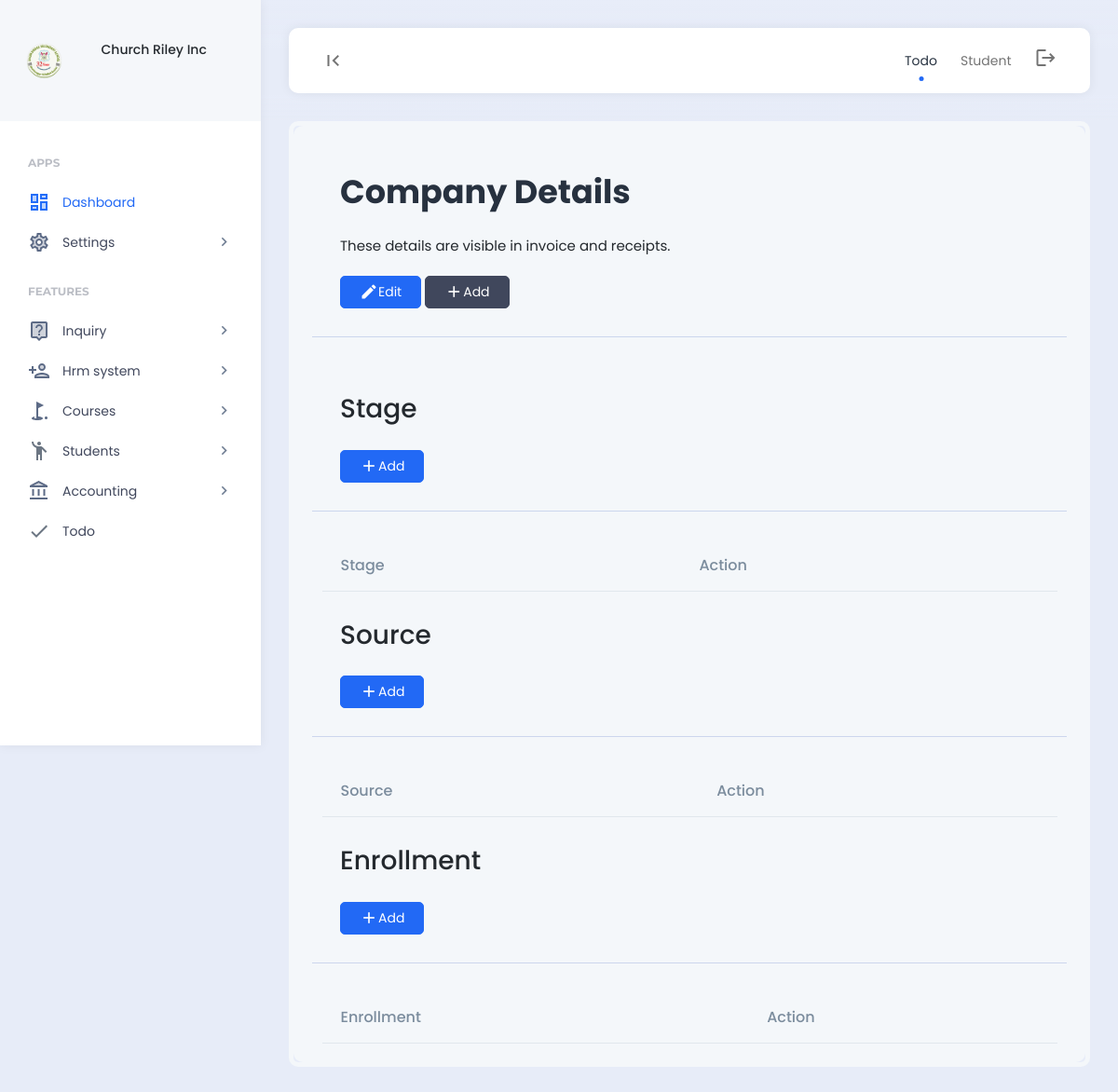
The page /student_setup/ (signed in) on the database as committed earlier.
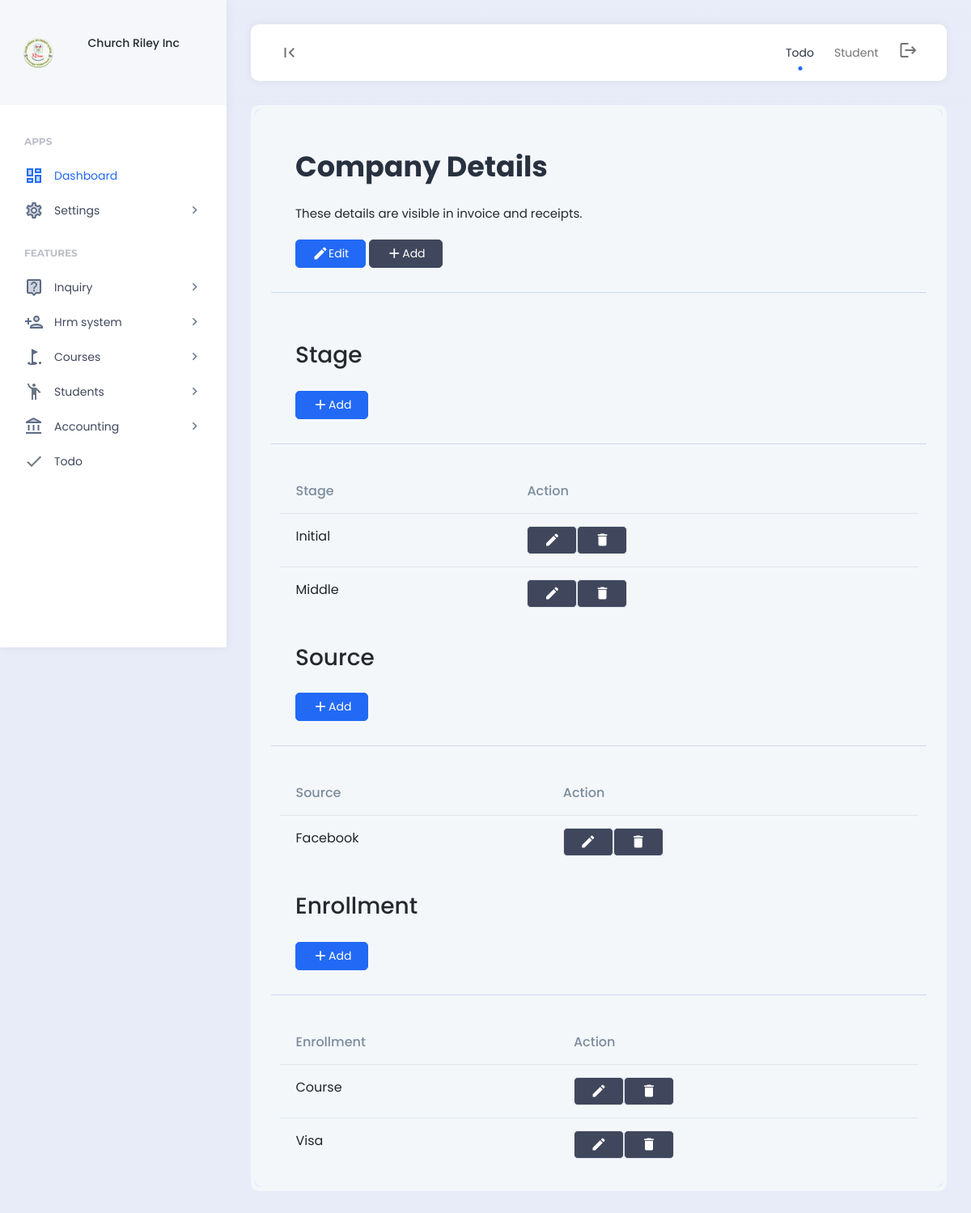
The same page on the database as committed later.
### student/models.py (models this page shows, shortened)
class StudentStage(models.Model):
    stage = models.CharField(max_length=200)
    class Meta:
        verbose_name_plural = "02.  Stage"

class StudentSource(models.Model):
    source = models.CharField(max_length=200)
    class Meta:
        verbose_name_plural = "03.  Sources"

class EnrollmentType(models.Model):
    enrollment_type = models.CharField(max_length=100)
    class Meta:
        verbose_name_plural = "01. Enrollment Type"

### student/views.py (the view)
# urls.py: path("student_setup/", views.student_setup, name="student_setup"),
def student_setup(request):
    if 'read_student' in custom_data_views(request):
        student_stage = StudentStage.objects.all()
        student_source = StudentSource.objects.all()
        enrollment_type = EnrollmentType.objects.all()
        context = {
            'student_source':student_source,
            'student_stage':student_stage,
            'enrollment_type':enrollment_type,
        }
        return render (request,'Student/student_setup.html',context)
    else:
        messages.info(request, "Unauthorized access.")
        return redirect('home')

### templates/student/student_setup.html (shortened to what the changed rows need)
{% include 'header.html' %}
<link rel="stylesheet" href="https://cdnjs.cloudflare.com/ajax/libs/bootstrap-datepicker/1.9.0/css/bootstrap-datepicker.min.css">
<div class="app-content">
    <div class="content-wrapper">
        <div class="example-container">
            <div class="example-content bg-light">
                <div class="page-description d-flex align-items-center">
                    <div class="page-description-content flex-grow-1">
                        <h1>Company Details</h1>
                    </div>
                </div>
               <div class="container mt-4">
                    <div class="row">
                        <div class="page-description d-flex align-items-center">
                            <div class="page-description-content flex-grow-1">
                                <h2>Stage</h2>
                            </div>
                        </div>
                        <div class="flex">
                            <div class="table-responsive">
                                <table class="table mb-0">
                                    <thead>
                                        <tr>
                                            <th>Stage</th>
                                            <th>Action</th>
                                        </tr>
                                    </thead>
                                    <tbody>
										{% for student_stage in student_stage %}
                                        <tr>
                                            <td>{{student_stage.stage}}</td>
                                            <td>
                                                <div class="d-flex align-items-center">
                                                    <div class="d-flex">
                                                        {% if 'manage_student' in permissions %}
                                                        <a href="{% url 'edit_stage' id=student_stage.id %}" class="btn btn-dark"><i class="material-icons">edit</i></a>
                                                        {% endif %}
                                                        {% if 'delete_student' in permissions %}
                                                        <a href="#" class="btn btn-dark" data-bs-toggle="modal" data-bs-target="#exampleModalCenter{{student_stage.id}}"><i class="material-icons">delete</i></a>
                                                        {% endif %}
                                                    </div>
                                                </div>
                                            </td>
                                        </tr>
                                        {% endfor %}
                                    </tbody>
                                </table>
                            </div>
                        </div>
                    </div>
                    <div class="row">
                        <div class="page-description d-flex align-items-center">
                            <div class="page-description-content flex-grow-1">
                                <h2>Source</h2>
                            </div>
                        </div>
                        <div class="flex">
                            <div class="table-responsive">
                                <table class="table mb-0">
                                    <thead>
                                        <tr>
                                            <th>Source</th>
                                            <th>Action</th>
                                        </tr>
                                    </thead>
                                    <tbody>
										{% for student_source in student_source %}
                                        <tr>
                                            <td>{{student_source.source}}</td>
                                            <td>
                                                <div class="d-flex">
                                                    {% if 'manage_student' in permissions %}
                                                        <a href="{% url 'edit_source' id=student_source.id %}" class="btn btn-dark"><i class="material-icons">edit</i></a>
                                                    {% endif %}
                                                    {% if 'delete_student' in permissions %}
													<a href="" class="btn btn-dark" data-bs-toggle="modal" data-bs-target="#exampleModalCenter{{student_stage.id}}"><i class="material-icons">delete</i></a>
                                                    {% endif %}
                                                </div>
                                            </td>
                                        </tr>
                                        {% endfor %}
                                    </tbody>
                                </table>
                            </div>
                        </div>
                    </div>
                    <div class="row">
                        <div class="page-description d-flex align-items-center">
                            <div class="page-description-content flex-grow-1">
                                <h2>Enrollment</h2>
                            </div>
                        </div>
                        <div class="flex">
                            <div class="table-responsive">
                                <table class="table mb-0">
                                    <thead>
                                        <tr>
                                            <th>Enrollment</th>
                                            <th>Action</th>
                                        </tr>
                                    </thead>
                                    <tbody>
										{% for enrollment_type in enrollment_type %}
                                        <tr>
                                            <td>{{enrollment_type.enrollment_type}}</td>
                                            <td>
                                                <div class="d-flex">
                                                    {% if 'manage_student' in permissions %}
                                                        <a href="{% url  'edit_enrollment' id=enrollment_type.id %}" class="btn btn-dark"><i class="material-icons">edit</i></a>
                                                    {% endif %}
                                                    {% if 'delete_student' in permissions %}
                                                        <a href="" class="btn btn-dark" data-bs-toggle="modal" data-bs-target="#exampleModalCenter{{enrollment_type.id }}"><i class="material-icons">delete</i></a>
                                                    {% endif %}
                                                </div>
                                            </td>
                                        </tr>
                                        {% endfor %}
                                    </tbody>
                                </table>
                            </div>
                        </div>
                    </div>
                </div>
            </div>
        </div>
    </div>
</div>
{% include 'footer.html' %}

Rows that differ between the two databases and show on the page:
added StudentStage: stage "Initial"
added StudentStage: stage "Middle"
added StudentSource: source "Facebook"
added EnrollmentType: enrollment_type "Course"
added EnrollmentType: enrollment_type "Visa"
